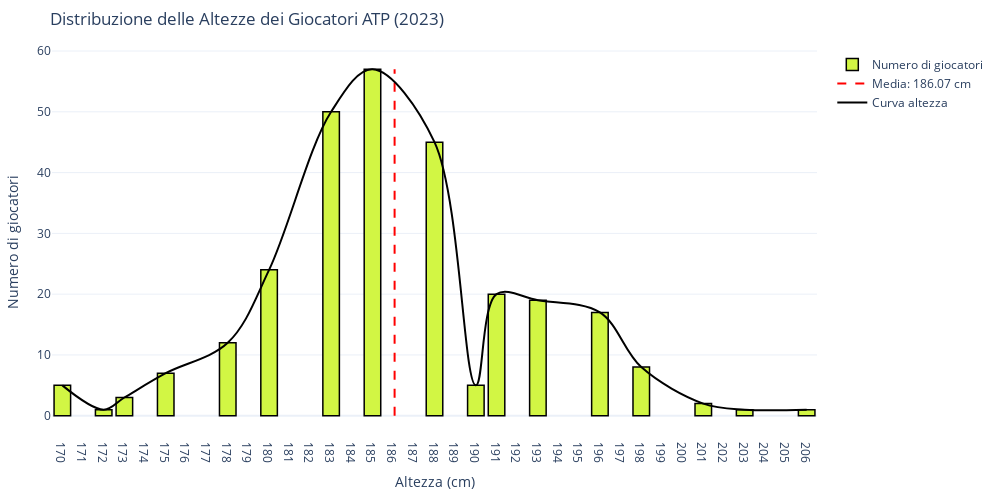

The notebook cell saved with this chart:
### Markdown cell above
# 2. Qual è l’altezza media dei giocatori nel circuito?

### Code cell
# Crea il DataFrame dei giocatori unici con altezza
players_unique = pd.concat([
    df[['winner_name', 'winner_ht']].rename(columns={'winner_name': 'name', 'winner_ht': 'height'}),
    df[['loser_name', 'loser_ht']].rename(columns={'loser_name': 'name', 'loser_ht': 'height'})
]).drop_duplicates(subset='name').dropna(subset=['height'])

# Filtra nulli e arrotonda le altezze
players_clean = players_unique.copy()
players_clean['height_rounded'] = players_clean['height'].round().astype(int)

# Conta le occorrenze per altezza
height_counts = players_clean['height_rounded'].value_counts().sort_index()
height_df = height_counts[height_counts > 0].reset_index()
height_df.columns = ['height_cm', 'num_players']

# Calcola la media
height_avg = round(players_clean['height'].mean(), 2)

# Crea la figura
fig = go.Figure()

# Istogramma con colore lime e bordo nero
fig.add_trace(go.Bar(
    x=height_df['height_cm'],
    y=height_df['num_players'],
    name='Numero di giocatori',
    marker=dict(
        color='#d2f644',
        line=dict(color='black', width=1.5)
    )
))

# Linea verticale della media
fig.add_trace(go.Scatter(
    x=[height_avg, height_avg],
    y=[0, height_df['num_players'].max()],
    mode='lines',
    line=dict(color='red', dash='dash'),
    name=f"Media: {height_avg} cm"
))

# Linea curva spline che segue le punte
fig.add_trace(go.Scatter(
    x=height_df['height_cm'],
    y=height_df['num_players'],
    mode='lines',
    line=dict(color='black', width=2, shape='spline'),
    name='Curva altezza'
))

# Layout finale tight
fig.update_layout(
    title='Distribuzione delle Altezze dei Giocatori ATP (2023)',
    xaxis=dict(dtick=1),
    xaxis_title='Altezza (cm)',
    yaxis_title='Numero di giocatori',
    height=500,
    width=1000,
    template='plotly_white',
    showlegend=True,
    margin=dict(l=30, r=30, t=50, b=40)
)

fig.show()

#Fammi l'output della media
print(f"Media altezza giocatori: {height_avg} cm")

### Figure 1 — Plotly figure (JSON) as saved in the notebook; plotly's stock layout.template omitted (floating-point values rounded to 4 significant figures)
{"data": [{"marker": {"color": "#d2f644", "line": {"color": "black", "width": 1.5}}, "name": "Numero di giocatori", "type": "bar", "x": [170, 172, 173, 175, 178, 180, 183, 185, 188, 190, 191, 193, 196, 198, 201, 203, 206], "y": [5, 1, 3, 7, 12, 24, 50, 57, 45, 5, 20, 19, 17, 8, 2, 1, 1]}, {"line": {"color": "red", "dash": "dash"}, "mode": "lines", "name": "Media: 186.07 cm", "type": "scatter", "x": [186.1, 186.1], "y": [0, 57]}, {"line": {"color": "black", "shape": "spline", "width": 2}, "mode": "lines", "name": "Curva altezza", "type": "scatter", "x": [170, 172, 173, 175, 178, 180, 183, 185, 188, 190, 191, 193, 196, 198, 201, 203, 206], "y": [5, 1, 3, 7, 12, 24, 50, 57, 45, 5, 20, 19, 17, 8, 2, 1, 1]}], "layout": {"height": 500, "margin": {"b": 40, "l": 30, "r": 30, "t": 50}, "showlegend": true, "title": {"text": "Distribuzione delle Altezze dei Giocatori ATP (2023)"}, "width": 1000, "xaxis": {"dtick": 1, "title": {"text": "Altezza (cm)"}}, "yaxis": {"title": {"text": "Numero di giocatori"}}}}
